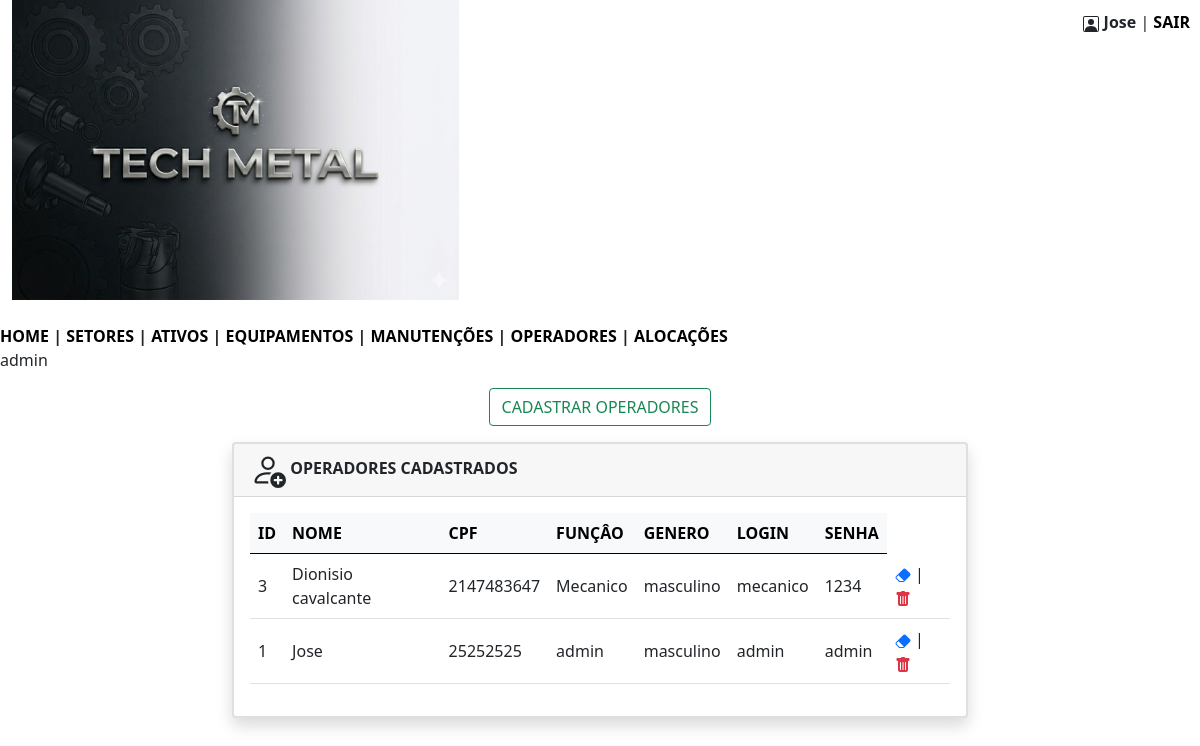
/techmetal/operadores.php (signed in), run on the app's committed database.
### tables this page shows
CREATE TABLE `operadores` (
  `id` int(11) NOT NULL,
  `nome` varchar(150) NOT NULL,
  `cpf` int(20) NOT NULL,
  `funcao` varchar(100) NOT NULL,
  `genero` varchar(10) NOT NULL,
  `login` varchar(100) NOT NULL,
  `senha` varchar(100) NOT NULL,
  `senha_secundaria` varchar(255) NOT NULL
);

### techmetal/operadores.php (the view, shortened to what this page needs)
<?php
$nome = $_SESSION['nome'];
?>
<!DOCTYPE html>
<html lang="pt-br">
<head>
    <link href="https://cdn.jsdelivr.net/npm/bootstrap@5.0.2/dist/css/bootstrap.min.css" rel="stylesheet">
</head>
<body>
<div class="container-fluid" style=" text-align:left; position:relative;">
<img src="imagens/banner.png"alt="" whidth = "900"  height = "300" srcset="">
    <div class="header" style="position:absolute; top:10px; right:10px;">
        <b><?= htmlspecialchars($nome) ?></b> |
        <a href="sair.php" style="color:black; text-decoration:none; font-weight:bold;">SAIR</a>
    </div>
</div>
<br/>
        <nav>
            <?php
                include 'menu.php';
            ?>
            <?php echo $funcao; ?>
        </nav>
<div class="text-center my-3">
    <button type="button" class="btn btn-outline-success" data-bs-toggle="modal" data-bs-target="#exampleModal">
        CADASTRAR OPERADORES
    </button>
</div>
<div class="container">
    <div class="row justify-content-center">
        <div class="col-md-8 mb-4">
            <div class="card shadow border-2">
                <div class="card-header">
                    <b>OPERADORES CADASTRADOS</b>
                </div>
                <div class="card-body">
                    <?php
                    include 'conecta.php';
                    $sql = "SELECT * FROM operadores ORDER BY nome";
                    $consulta = $pdo->query($sql);
                    $listausuarios = $consulta->fetchAll(PDO::FETCH_ASSOC);
                    if (count($listausuarios) > 0) {
                        echo "<table class='table table-hover align-middle'>";
                        echo "<thead class='table-light'>
                                <tr>
                                    <th>ID</th>
                                    <th>NOME</th>
                                    <th>CPF</th>
                                    <th>FUNÇÂO</th>
                                    <th>GENERO</th>
                                    <th>LOGIN</th>
                                    <th>SENHA</th>
                                </tr>
                              </thead>";
                        echo "<tbody>";
                        foreach ($listausuarios as $item) {
                            $id = $item['id'];
                            echo "<tr>";
                            echo "<td>" . htmlspecialchars($item['id']) . "</td>";
                            echo "<td>" . htmlspecialchars($item['nome']) . "</td>";
                            echo "<td>" . htmlspecialchars($item['cpf']) . "</td>";
                            echo "<td>" . htmlspecialchars($item['funcao']) . "</td>";
                            echo "<td>" . htmlspecialchars($item['genero']) . "</td>";
                            echo "<td>" . htmlspecialchars($item['login']) . "</td>";
                            echo "<td>" . htmlspecialchars($item['senha']) . "</td>";
                            echo "<td><a href='#' data-bs-toggle='modal' data-bs-target='#modalEditar' data-id='$id'><svg xmlns='http://www.w3.org/2000/svg' width='16' height='16' fill='currentColor' class='bi bi-eraser-fill' viewBox='0 0 16 16'>
                            <path d='M8.086 2.207a2 2 0 0 1 2.828 0l3.879 3.879a2 2 0 0 1 0 2.828l-5.5 5.5A2 2 0 0 1 7.879 15H5.12a2 2 0 0 1-1.414-.586l-2.5-2.5a2 2 0 0 1 0-2.828zm.66 11.34L3.453 8.254 1.914 9.793a1 1 0 0 0 0 1.414l2.5 2.5a1 1 0 0 0 .707.293H7.88a1 1 0 0 0 .707-.293z'/>
                          </svg></a> | <a href ='excluir_operador.php?id=$id'><svg xmlns='http://www.w3.org/2000/svg' width='16' height='16' fill='currentColor' class='bi bi-trash-fill text-danger' viewBox='0 0 16 16'>
                            <path d='M2.5 1a1 1 0 0 0-1 1v1a1 1 0 0 0 1 1H3v9a2 2 0 0 0 2 2h6a2 2 0 0 0 2-2V4h.5a1 1 0 0 0 1-1V2a1 1 0 0 0-1-1H10a1 1 0 0 0-1-1H7a1 1 0 0 0-1 1zm3 4a.5.5 0 0 1 .5.5v7a.5.5 0 0 1-1 0v-7a.5.5 0 0 1 .5-.5M8 5a.5.5 0 0 1 .5.5v7a.5.5 0 0 1-1 0v-7A.5.5 0 0 1 8 5m3 .5v7a.5.5 0 0 1-1 0v-7a.5.5 0 0 1 1 0'/>
                          </svg></a></td>";
                            echo "</tr>";
                        }
                        echo "</tbody>";
                        echo "</table>";
                    } else {
                        echo "<p class='text-danger'><b>NÃO EXISTEM OPERARIOS CADASTRADAS NO MOMENTO!</b></p>";
                    }
                    ?>
                </div>
            </div>
        </div>
    </div>
</div>
</body>
</html>

### techmetal/operadores.php (style rules this page uses)
.header { float: right; }

### data on the page
operadores: id "3", nome "Dionisio cavalcante", cpf "2147483647", funcao "Mecanico", genero "masculino", login "mecanico", senha "1234"
operadores: id "1", nome "Jose", cpf "25252525", funcao "admin", genero "masculino", login "admin", senha "admin"

### other printed values
$nome "Jose"
$funcao "admin"
